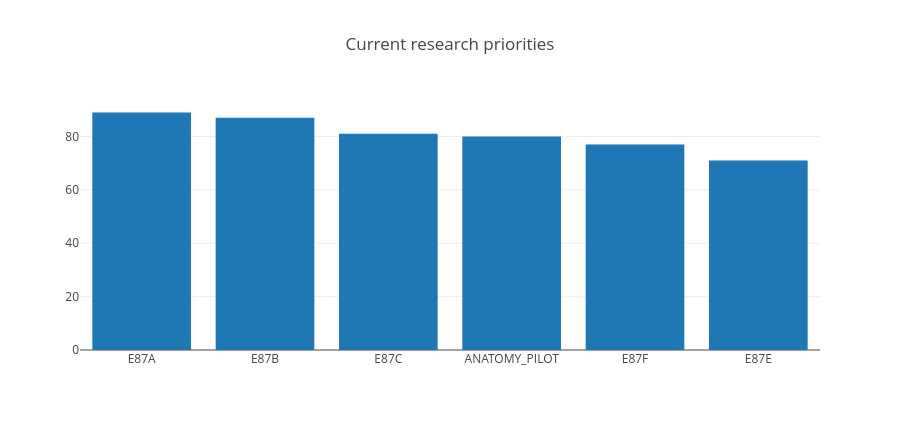

Notebook code for this chart:
### Markdown cell above
## Research priorities

The project moved from surrogate-model iteration to parent reconstruction, validation/acquisition auditing, a negative geometry screen, and finally qualification of a pretrained knee-anatomy route.

### Code cell
priorities = {'E87A': 89, 'E87B': 87, 'E87C': 81, 'ANATOMY_PILOT': 80, 'E87F': 77, 'E87E': 71}
print({'external_macro_roc_auc': 0.943, 'primary_direction': 'anatomy_localized_global_local_parent_residual', 'priorities': priorities})

### Figure 1 — Plotly figure (JSON) as saved in the notebook; plotly's stock layout.template omitted (floating-point values rounded to 4 significant figures)
{"data": [{"type": "bar", "x": ["E87A", "E87B", "E87C", "ANATOMY_PILOT", "E87F", "E87E"], "y": [89, 87, 81, 80, 77, 71]}], "layout": {"title": "Current research priorities", "width": 900, "height": 430}}
